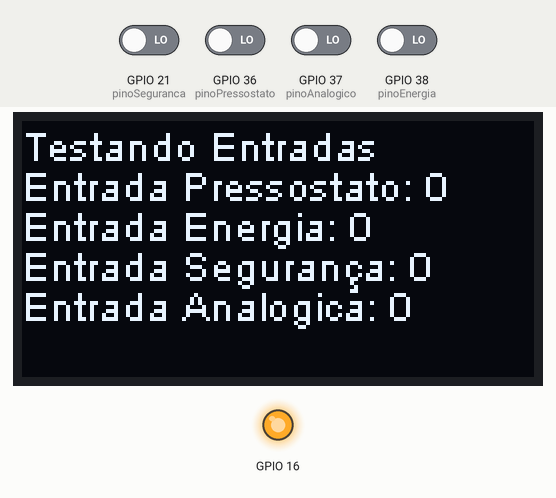
Recording of a sketch running on a simulated ESP32. On the bench: 128×64 one-colour display, output pins drawn as LEDs (lit = HIGH). The inputs (shaded band) are chosen by the test bench; at power-on: GPIO 21 (pinoSeguranca), GPIO 36 (pinoPressostato), GPIO 37 (pinoAnalogico), GPIO 38 (pinoEnergia) LOW.

Above: at 1.2 s.
1.3 s: GPIO 21 (pinoSeguranca) driven HIGH
At 2.2 s:
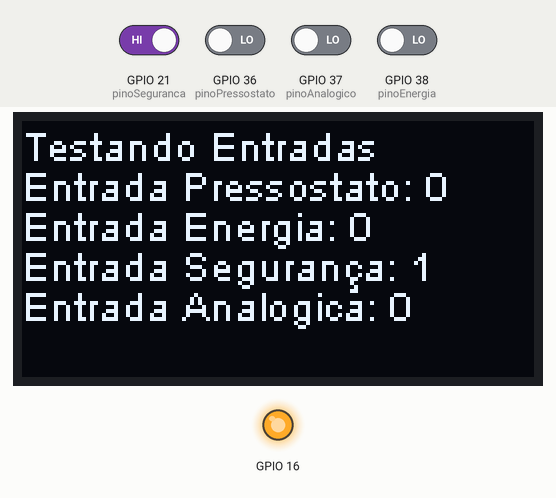
2.8 s: GPIO 36 (pinoPressostato) driven HIGH
At 3.4 s:
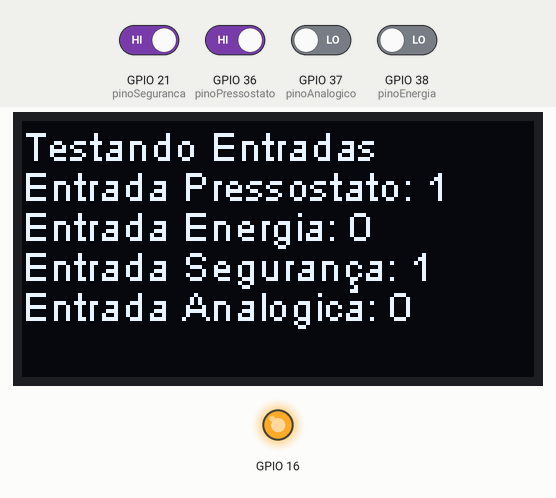
4.3 s: GPIO 37 (pinoAnalogico) driven HIGH
At 4.6 s:
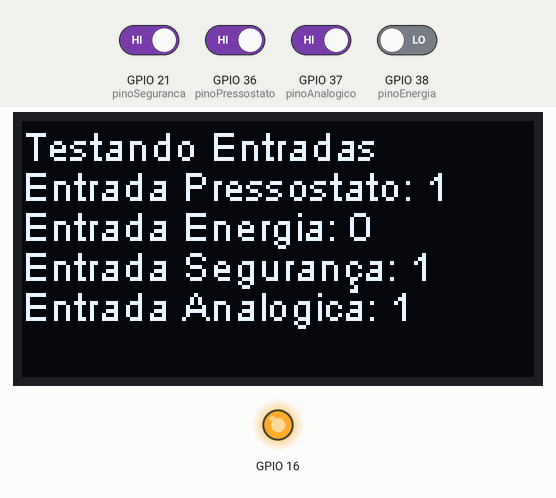
5.8 s: GPIO 38 (pinoEnergia) driven HIGH
At 6.6 s:
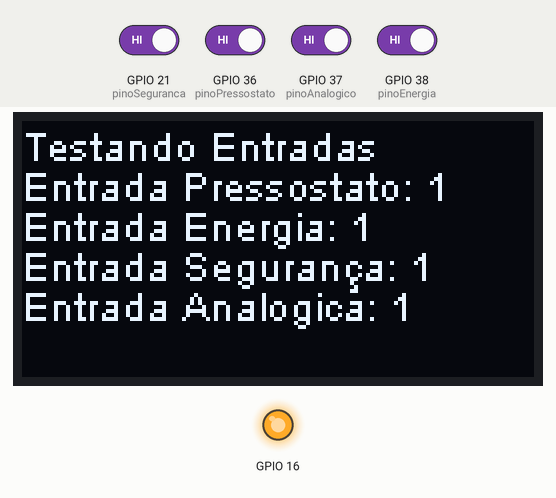
7.3 s: GPIO 21 (pinoSeguranca) driven LOW
At 7.8 s:
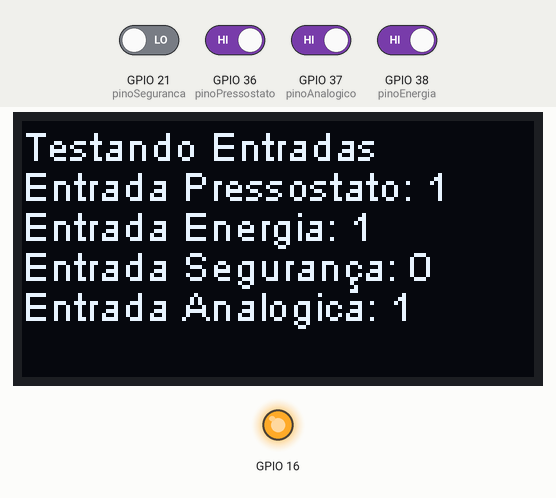
8.8 s: GPIO 36 (pinoPressostato) driven LOW
At 10.2 s:
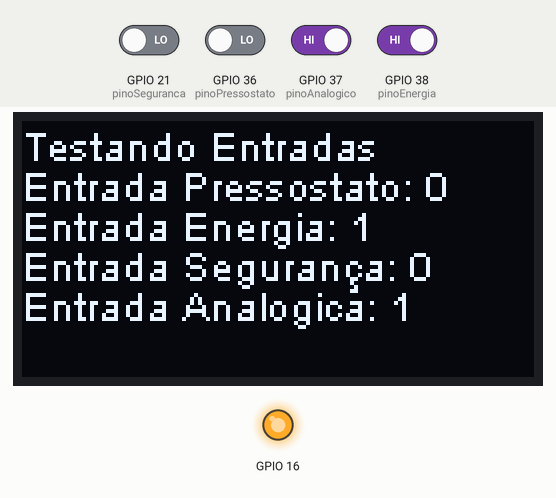
Timing chart, 0 to 11.3 s (numbered marks = the images above; inputs shaded):
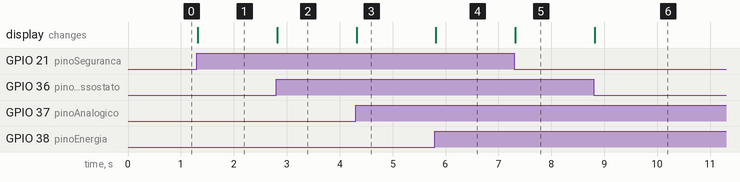

The sketch:

Teste_de_entradas.ino
```cpp
//Bibliotecas
#include <SSD1306.h>

//*****Variável para controlar o display*****
SSD1306 display(0x3c, 4, 15);


//PINOS DE ENTRADA
const int pinoPressostato = 36; //Entrada positiva
const int pinoEnergia = 38; // Entrada Positiva
const int pinoSeguranca = 21; //Entrada negativa
const int pinoAnalogico = 37; // Entrada negativa

//Variaveis que recebem o valor dos pinos
int monitorPressostato = 0;
int monitorEnergia = 0;
int monitorSeguranca = 0;
int monitorAnalogico = 0;

void setupDisplay() {
  //O estado do GPIO16 é utilizado para controlar o display OLED
  pinMode(16, OUTPUT);
  //Reseta as configurações do display OLED
  digitalWrite(16, LOW);
  //Para o OLED permanecer ligado, o GPIO16 deve permanecer HIGH
  //Deve estar em HIGH antes de chamar o display.init() e fazer as demais configurações,
  //não inverta a ordem
  digitalWrite(16, HIGH);

  //Configurações do display
  display.init();
  display.flipScreenVertically();
  display.setFont(ArialMT_Plain_10);
  display.setTextAlignment(TEXT_ALIGN_LEFT);
}


void setup() {
  setupDisplay();
  pinMode(pinoPressostato, INPUT);
  pinMode(pinoEnergia, INPUT);
  pinMode(pinoAnalogico, INPUT);
  pinMode(pinoSeguranca, INPUT);

}

void loop() {
   monitorPressostato = digitalRead(pinoPressostato);
   monitorEnergia = digitalRead(pinoEnergia);
   monitorSeguranca = digitalRead(pinoSeguranca);
   monitorAnalogico = digitalRead(pinoAnalogico);

   display.clear();
   display.drawString(0,0,"Testando Entradas");
   display.drawString(0,10,"Entrada Pressostato: " + (String)monitorPressostato);
   display.drawString(0,20,"Entrada Energia: " + (String)monitorEnergia);
   display.drawString(0,30,"Entrada Segurança: " + (String)monitorSeguranca);
   display.drawString(0,40,"Entrada Analogica: " + (String)monitorAnalogico);
   display.display();
}
```

Measured:
- after the input at 1.3 s, the display: changes at once (image 1)
- after the input at 2.8 s, the display: changes at once (image 2)
- after the input at 4.3 s, the display: changes at once (image 3)
- after the input at 5.8 s, the display: changes at once (image 4)
- after the input at 7.3 s, the display: changes at once (image 5)
- after the input at 8.8 s, the display: changes at once (image 6)
